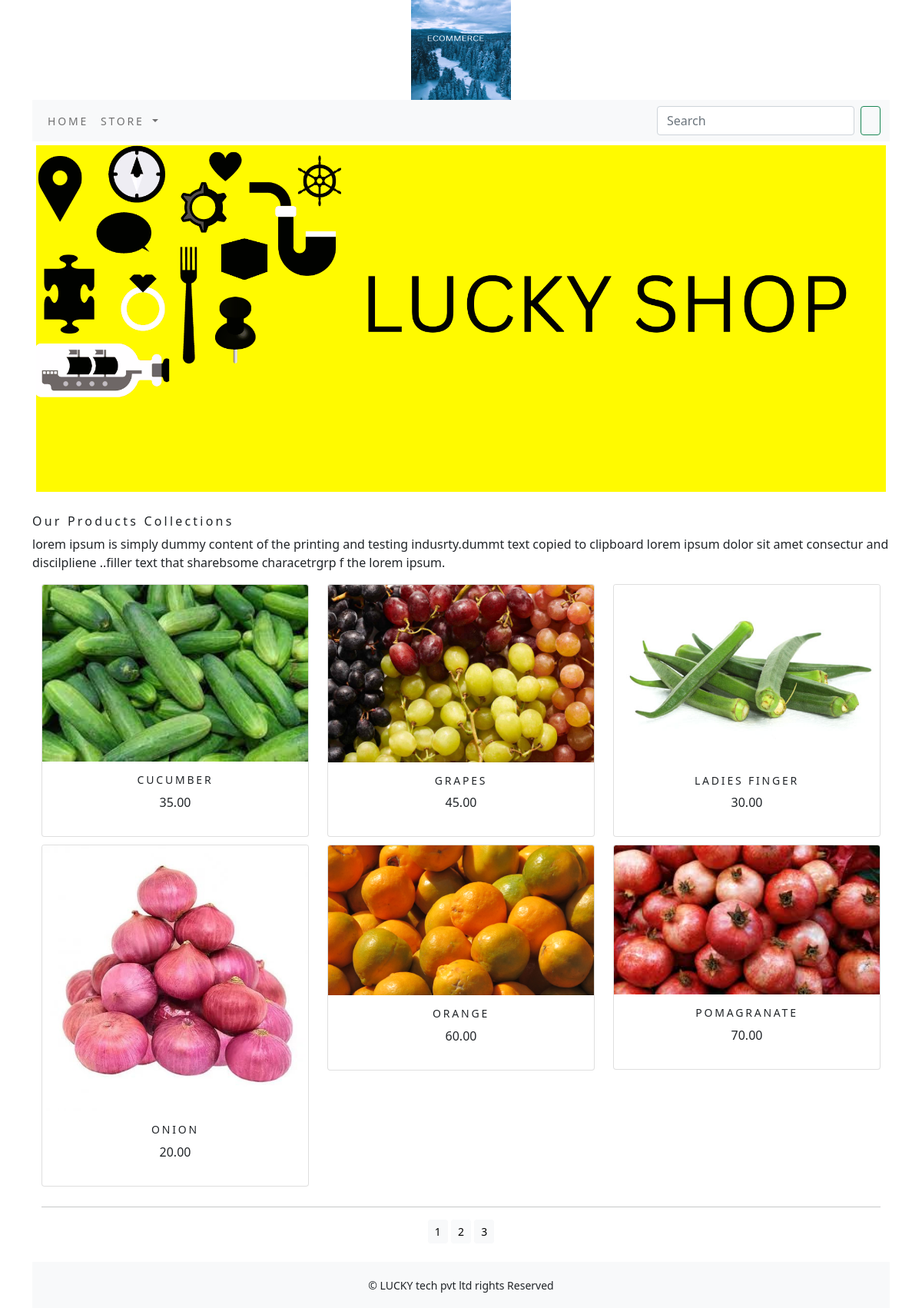
The page /store/?page=2 on the database its author committed.
### store/models.py (models this page shows, shortened)
class Product(models.Model):
    name=models.CharField(max_length=250,unique=True)
    slug=models.SlugField(max_length=250,unique=True)
    description=models.TextField(blank=True)
    price=models.DecimalField(max_digits=10,decimal_places=2)
    category=models.ForeignKey(Category,on_delete=models.CASCADE)
    image=models.ImageField(upload_to='product',blank=True)
    stock=models.IntegerField()
    available=models.BooleanField(default=True)
    created=models.DateTimeField(auto_now_add=True)
    updated=models.DateTimeField(auto_now_add=True)
    def get_url(self):
        return  reverse('store:prodCatdetail',args=[self.category.slug,self.slug])
    class Meta:
        ordering = ('name',)
        verbose_name = 'product'
        verbose_name_plural = 'products'

### store/views.py (the view)
# urls.py: path('', views.allProdCat, name='allProdCat'),
def allProdCat(request,c_slug=None):
    c_page=None
    products_list=None
    if c_slug!=None:
        c_page=get_object_or_404(Category,slug=c_slug)
        products_list=Product.objects.all().filter(category=c_page,available=True)
    else:
        products_list=Product.objects.all().filter(available=True)
    paginator=Paginator(products_list,6)
    try:
        page=int(request.GET.get('page','1'))
    except:
        page=1
    try:
        products=paginator.page(page)
    except(EmptyPage,InvalidPage):
        products=paginator.page(paginator.num_pages)
    return render(request,"category.html",{'category':c_page,'products':products})

### cart/context_processors.py (called while the page is built)
def counter(request):
    item_count=0
    if 'admin' in request.path:
         return {}
    else:
        try:
            cart=Cart.objects.filter(cart_id=_cart_id(request))
            car_items=CartItem.objects.all().filter(cart=cart[:1])
            for cart_items in car_items:
                  item_count += cart_items.quantity
        except Cart.DoesNotExist:
            item_count =0
    return  dict(item_count=item_count)

### cart/views.py (called while the page is built)
def _cart_id(request):
    cart=request.session.session_key
    if not cart:
        cart=request.session.create()
    return cart

### store/context_processors.py (called while the page is built)
def menu_links(request):
    links=Category.objects.all()
    return dict(links=links)

### store/models.py (called while the page is built)
    def get_url(self):
        return reverse('store:products_by_category',args=[self.slug])

### templates/category.html (shortened to what this page needs)
{% extends 'base.html' %}
{% load static %}
{% block content %}
<div class="mx_auto">
       {% if category %}
          <img class="my image" src="{{category.image.url}}" alt="{{category.name}}">
</div>
    <br>
<div>
          <h1 class="text-center my_title">{{category.name}}</h1>
           <p class="text-justify">{{category.description}}</p>
</div>
       {% else %}
<div>
<img class="my_image my_image_padding" src="{% static 'img/banner.png' %}" alt="our products" width="1330px;" height="300px">
</div>
<br>
<div>
    <h1 class="text center my_title"> Our Products Collections</h1>
    <p class="text-justify">lorem ipsum is simply dummy content of the printing and testing indusrty.dummt text copied to clipboard lorem ipsum dolor sit amet consectur and discilpliene ..filler text that sharebsome characetrgrp f the lorem ipsum.</p>
</div>
        {% endif %}
<div class="container">
    <div class="row mx_auto">
        {% for product in products.object_list %}
        <div class="my_bottom_margin col-9 col-sm-12 col-md-4 xol-lg-4">
             <div class="card text-center" style="min-width:18rem;">
                  <a href="{{product.get_url}}"><img class="card-img-top my_image" src="{{product.image.url}}" alt="{{product.name}}"></a>
              <div class="card-body">
                  <h4>{{product.name}}</h4>
                  <p>{{product.price}}</p>
              </div>
              </div>
            </div>
        {% endfor %}
        </div>
    <div class="mx-auto">
        {% if products.paginator.num_pages > 1 %}
        <hr>
        <div class="text-center">
            {% for pg in products.paginator.page_range %}
                <a href="?page={{pg}}"  class="btn btn-light btn-sm {% if products.number == pg %} active {% endif %}">{{pg}}</a>
            {% endfor %}
        </div>
        {% endif %}
    </div>
    <br>
</div>
{% endblock %}

### static/css/custom.css (style rules this page uses)
body { font-family: 'Roboto', sans-serif; }
.my_image { width:100%; height:auto; }
.my_title { font-size:16px; text_transform:uppercase; letter-spacing:.2em; }
.my_image_padding { padding:5px; }
.my_bottom_margin { margin-bottom:10px; }
.card-body h4 { font-size:14px; text-transform:uppercase; letter-spacing:.2em }

### rows shown on the page
Product: image (picture), name "CUCUMBER", price "35.00"
Product: image (picture), name "GRAPES", price "45.00"
Product: image (picture), name "LADIES FINGER", price "30.00"
Product: image (picture), name "ONION", price "20.00"
Product: image (picture), name "ORANGE", price "60.00"
Product: image (picture), name "POMAGRANATE", price "70.00"

### other values the page prints
{{ pg }} "1" "2" "3"
